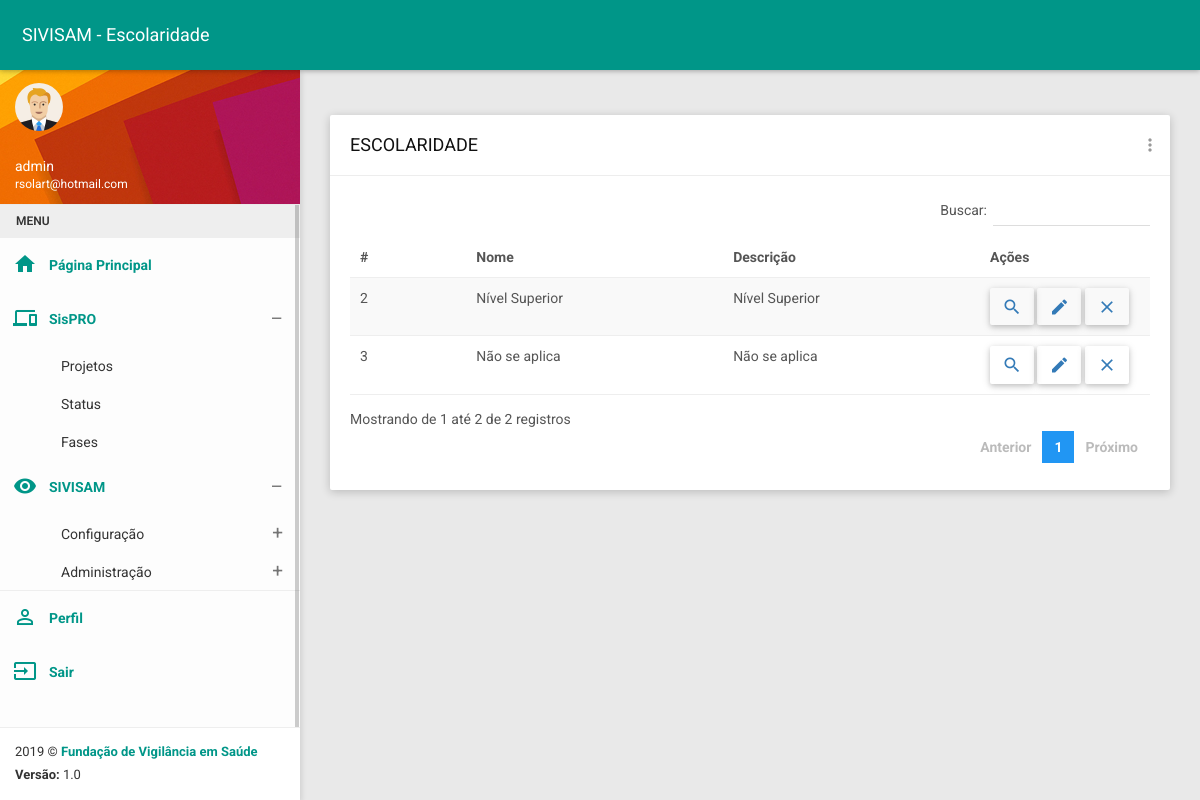
The app's page /devisa/escolaridade_list (signed in) with its own data.
### devisa/models.py (models this page shows, shortened)
class Escolaridade(models.Model):
    esc_nome = models.CharField(verbose_name='Nome', max_length=100)
    esc_descricao = models.CharField(verbose_name='Descrição', max_length=200)
    class Meta:
        permissions = (
            ('escolaridade_list', 'Pode listar escolaridades'),
            ('escolaridade_create', 'Pode cadastrar escolaridade'),
            ('escolaridade_update', 'Pode editar escolaridade'),
            ('escolaridade_view', 'Pode ver escolaridade'),
            ('escolaridade_delete', 'Pode excluir escolaridade')
        )

### devisa/views.py (the view)
# urls.py: path('escolaridade_list', escolaridade_list, name="escolaridade_list"),
@login_required
@permission_required('devisa.escolaridade_list')
def escolaridade_list(request):
    model = Escolaridade.objects.all()
    q = request.GET.get('pesquisar_por')
    if q is not None:
        model = model.filter(Q(esc_nome__icontains=q) | Q(esc_descricao__icontains=q))
    return render(request, 'escolaridade/escolaridade_list.html', {'escolaridades': model})

### devisa/templates/escolaridade/escolaridade_list.html (shortened to what this page needs)
{% extends 'base.html' %}
{% load static %}
{% block css %}
    <link href="{% static 'plugins/bootstrap/css/bootstrap.css' %}" rel="stylesheet">
    <link href="{% static 'plugins/node-waves/waves.css' %}" rel="stylesheet" />
    <link href="{% static 'plugins/animate-css/animate.css' %}" rel="stylesheet" />
    <link href="{% static 'plugins/jquery-datatable/skin/bootstrap/css/dataTables.bootstrap.css' %}" rel="stylesheet">
    <link href="{% static 'css/style.css' %}" rel="stylesheet">
    <link href="{% static 'css/themes/all-themes.css' %}" rel="stylesheet" />
{% endblock %}
{% block title %} SIVISAM - Escolaridade {% endblock %}
{% block content %}
<div class="row clearfix">
                <div class="col-lg-12 col-md-12 col-sm-12 col-xs-12">
                    <div class="card">
                        <div class="header">
                            <h2>
                                ESCOLARIDADE
                            </h2>
                            <ul class="header-dropdown m-r--5">
                                <li class="dropdown">
                                    <a href="javascript:void(0);" class="dropdown-toggle" data-toggle="dropdown" role="button" aria-haspopup="true" aria-expanded="false">
                                        <i class="material-icons">more_vert</i>
                                    </a>
                                </li>
                            </ul>
                        </div>
                        <div class="body">
                            <div class="table-responsive">
                                <table class="table table-striped table-hover dataTable js-exportable">
                                    <thead>
                                        <tr>
                                            <th>#</th>
                                            <th>Nome</th>
                                            <th>Descrição</th>
                                            <th>Ações</th>
                                        </tr>
                                    </thead>
                                    <tbody>
                                        {% for escolaridade in escolaridades %}
                                        <tr>
                                            <td>{{ escolaridade.id }}</td>
                                            <td>{{ escolaridade.esc_nome }}</td>
                                            <td>{{ escolaridade.esc_descricao }}</td>
                                            <td style="width: 150px;">
                                                <a href="{% url 'escolaridade_view' escolaridade.id %}" class="btn"><i class="material-icons">search</i></a>
                                                <a href="{% url 'escolaridade_update' escolaridade.id %}" class="btn"><i class="material-icons">mode_edit</i></a>
                                                <a href="{% url 'escolaridade_delete' escolaridade.id %}" class="btn"><i class="material-icons">close</i></a>
                                            </td>
                                        </tr>
                                        {% endfor %}
                                    </tbody>
                                </table>
                            </div>
                        </div>
                    </div>
                </div>
</div>
{% endblock %}

### templates/base.html (shortened to what this page needs)
{% load static %}
<!DOCTYPE html>
<html>
<head>
    {% block css %}
    {% endblock %}
</head>
<body class="theme-teal">
    <nav class="navbar">
        <div class="container-fluid">
            <div class="navbar-header">
                <a class="navbar-brand" href="javascript:void(0);">{% block title %}{% endblock %}</a>
            </div>
            <div class="collapse navbar-collapse" id="navbar-collapse">
            </div>
        </div>
    </nav>
    <section>
        <aside id="leftsidebar" class="sidebar">
            <div class="user-info">
                <div class="image">
                    <img src="{% static 'images/user.png' %}" width="48" height="48" alt="User" />
                </div>
                <div class="info-container">
                    <div class="name" data-toggle="dropdown" aria-haspopup="true" aria-expanded="false">{{ user.username }}</div>
                    <div class="email">{{ user.email }}</div>
                </div>
            </div>
            <div class="menu">
                <ul class="list">
                    <li class="header">MENU</li>
                    <li class="active">
                        <a href="{% url 'home' %}">
                            <i class="material-icons">home</i>
                            <span>Página Principal</span>
                        </a>
                    </li>
                    <li class="active">
                        {% if perms.sistemasfvs.sistema_list %}
                                <a href="javascript:void(0);" class="menu-toggle">
                                    <i class="material-icons">devices</i>
                                    <span>SisPRO</span>
                                </a>
                        {% endif %}
                        <ul class="ml-menu">
                            <li>
                                <a href="{% url 'sistema_list' %}">
                                    <span>Projetos</span>
                                </a>
                            </li>
                            <li>
                                <a href="{% url 'status_list' %}">
                                    <span>Status</span>
                                </a>
                            </li>
                            <li>
                                <a href="{% url 'fase_list' %}">
                                    <span>Fases</span>
                                </a>
                            </li>
                        </ul>
                    </li>
                    <li class="active">
                        <a href="javascript:void(0);" class="menu-toggle" style="">
                            <i class="material-icons">remove_red_eye</i>
                            <span>SIVISAM</span>
                        </a>
                        <ul class="ml-menu">
                            <li>
                                <a href="javascript:void(0);" class="menu-toggle">
                                    <span>Configuração</span>
                                </a>
                            </li>
                            <li>
                                <a href="javascript:void(0);" class="menu-toggle">
                                    <span>Administração</span>
                                </a>
                            </li>
                        </ul>
                    </li>
                    <li style="border-top: 1px solid #eee;" class="active">
                        <a href="{% url 'perfil' %}">
                            <i class="material-icons">perm_identity</i>
                            <span>Perfil</span>
                        </a>
                    </li>
                    <li class="active">
                        <a href="{% url 'logout' %}">
                            <i class="material-icons">input</i>
                            <span>Sair</span>
                        </a>
                    </li>
                </ul>
            </div>
            <div class="legal">
                <div class="copyright">
                     2019 &copy; <a href="http://www.fvs.am.gov.br">Fundação de Vigilância em Saúde</a>
                </div>
                <div class="version">
                    <b>Versão: </b> 1.0
                </div>
            </div>
        </aside>
    </section>
    <section class="content">
        <div class="container-fluid">
           {% block content %}
           {% endblock %}
        </div>
    </section>
</body>
</html>

### statics/css/themes/all-themes.css (style rules this page uses)
.theme-teal .navbar { background-color: #009688; }
.theme-teal .navbar-brand { color: #fff; }
.theme-teal .sidebar .menu .list li.active { background-color: transparent; }
.theme-teal .sidebar .menu .list li.active > :first-child i, .theme-teal .sidebar .menu .list li.active > :first-child span { color: #009688; }
.theme-teal .sidebar .menu .list .toggled { background-color: transparent; }
.theme-teal .sidebar .menu .list .ml-menu { background-color: transparent; }
.theme-teal .sidebar .legal { background-color: #fff; }
.theme-teal .sidebar .legal .copyright a { color: #009688 !important; }

### records on screen
Escolaridade: id "2", esc_nome "Nível Superior", esc_descricao "Nível Superior"
Escolaridade: id "3", esc_nome "Não se aplica", esc_descricao "Não se aplica"

### other values on screen
{{ user.username }} "admin"
{{ user.email }} "rsolart@hotmail.com"
